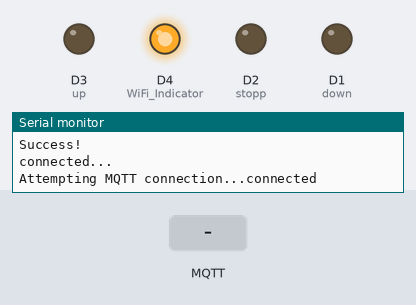
The sketch below on a simulated ESP8266 (Wemos D1 mini). Parts: output pins drawn as LEDs (lit = HIGH), the last lines printed to the serial monitor. Dashed ring = blinking. The test bench sets the inputs (shaded band). WiFi joins after 1.5 s; servers stay silent unless stated; no MQTT or app messages arrive unless stated.

Above: at 2.7 s.
2.8 s: MQTT message "u" arrives on the first subscribed topic
At 3.4 s:
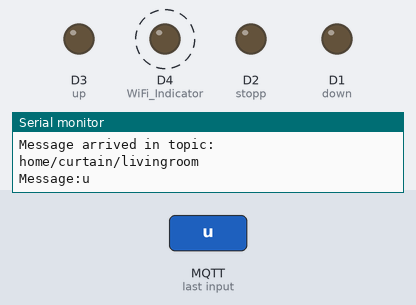
5.8 s: MQTT message "s" arrives on the first subscribed topic
At 5.91 s:
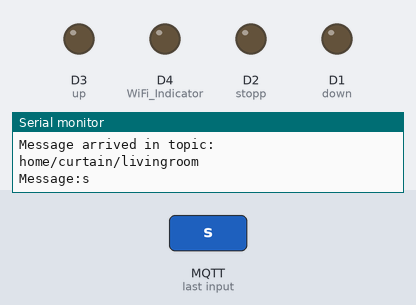
8.8 s: MQTT message "d" arrives on the first subscribed topic
At 10.0 s:
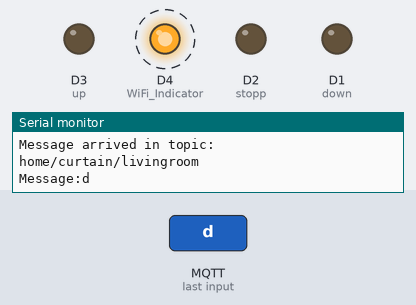
11.8 s: MQTT message "u" arrives on the first subscribed topic
At 11.91 s:
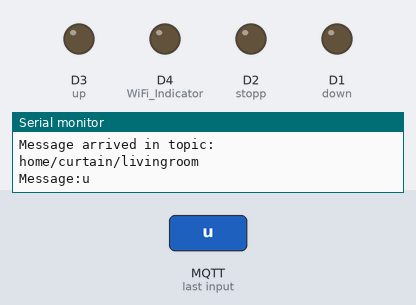
14.8 s: MQTT message "s" arrives on the first subscribed topic
At 15.9 s:
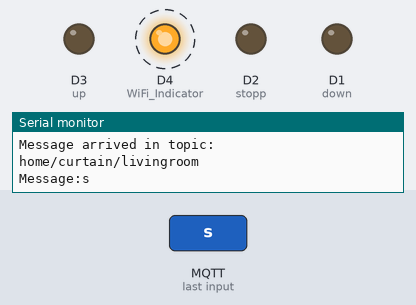
17.8 s: MQTT message "d" arrives on the first subscribed topic
At 17.91 s:
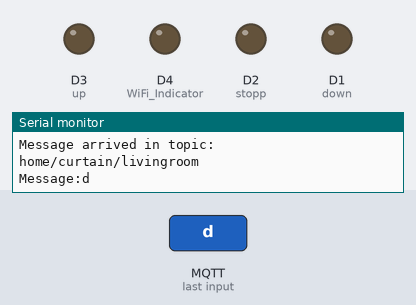
Timing chart, 0 to 21.8 s (numbered marks = the images above; inputs shaded):
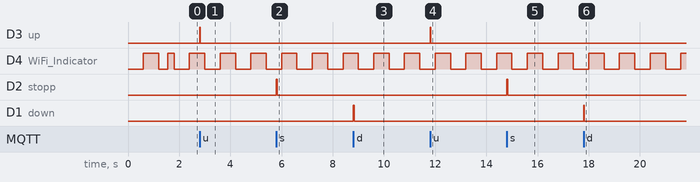

Measured:
- after the input at 2.8 s, D3 (up): LOW → HIGH at once, → LOW 0.03 s later
- after the input at 5.8 s, D2 (stopp): LOW → HIGH at once, → LOW 0.03 s later
- after the input at 8.8 s, D1 (down): LOW → HIGH at once, → LOW 0.03 s later
- after the input at 11.8 s, D3 (up): LOW → HIGH at once, → LOW 0.03 s later
- after the input at 14.8 s, D2 (stopp): LOW → HIGH at once, → LOW 0.03 s later
- after the input at 17.8 s, D1 (down): LOW → HIGH at once, → LOW 0.03 s later
- by itself, D4 (WiFi_Indicator): alternates HIGH for 0.60 s and LOW for 0.60 s

The sketch:

esp8266_somfy_control.ino
```cpp
#include <ESP8266WiFi.h>
#include <PubSubClient.h>
#include <WiFiManager.h>
#include <Ticker.h>

const char *MQTT_SERVER = "xxx.xxx.xxx.xxx";
const char *MQTT_TOPIC_CURTAIN = "home/curtain/state";
const char *MQTT_STATUS_CURTAIN = "home/curtain/status";
const char *CURTAIN = "home/curtain/livingroom";

const char *MQTT_CLIENT_ID = "esp8266-somfy";
const char *MQTT_USERNAME = "";
const char *MQTT_PASSWORD = "";

char const* state_shutter;

WiFiClient espClient;
PubSubClient client(espClient);
Ticker ticker;

// Pin Setup
#define up D3
#define stopp D2
#define down D1

void tick()
{
  //toggle state
  digitalWrite(2, !digitalRead(2)); // set pin GPIO2 Led Wemos On-board
}

void configModeCallback(WiFiManager *myWiFiManager)
{
  Serial.println("Entered config mode");
  Serial.println(WiFi.softAPIP());
  //if you used auto generated SSID, print it
  Serial.println(myWiFiManager->getConfigPortalSSID());
  //entered config mode, make led toggle faster
  ticker.attach(0.2, tick);
}

void setup_wifi()
{
  WiFi.mode(WIFI_STA);
  pinMode(2, OUTPUT);
  ticker.attach(0.6, tick);

  WiFiManager wm;
  wm.setAPCallback(configModeCallback);

  bool res;
  res = wm.autoConnect("somfy_esp_WiFi");
  Serial.println(res  ? "Success!" : "Failed!");
  wm.debugSoftAPConfig();

  if (!res)
  {
    Serial.println("failed to connect");
    wm.resetSettings();
    ESP.restart();
    delay(1000);
  }

  Serial.println("connected...");
//  ticker.detach();
}

void callback(char *topic, byte *message, unsigned int length)
{ Serial.print("Message arrived in topic: ");
  Serial.println(topic);
  Serial.print("Message:");
  String messageTemp;

  for (int i = 0; i < length; i++)
  {
    Serial.print((char)message[i]);
    Serial.println();
    if ((char)message[i] != '"')
      messageTemp += (char)message[i];
  }

  if (String(topic) == CURTAIN)
  {
    // up cutrain
    if (messageTemp == "u") {
      digitalWrite(up, HIGH);
      delay(30);
      digitalWrite(up, LOW);
      state_shutter = "open";
    }
    // stop curtain
    else if (messageTemp == "s") {
      digitalWrite(stopp, HIGH);
      delay(30);
      digitalWrite(stopp, LOW);
      state_shutter = "stop";
    }
    // down curtain
    else if (messageTemp == "d") {
      digitalWrite(down, HIGH);
      delay(30);
      digitalWrite(down, LOW);
      state_shutter = "closed";
    }
    client.publish(MQTT_TOPIC_CURTAIN, state_shutter, true);
  }
}

void reconnect()
{
  // Loop until we're reconnected
  while (!client.connected())
  {
    Serial.print("Attempting MQTT connection...");
    // Attempt to connect
    if (client.connect(MQTT_CLIENT_ID, MQTT_USERNAME, MQTT_PASSWORD, MQTT_STATUS_CURTAIN, 1, 1, "Offline"))
    {
      Serial.println("connected");
      //subscribe
      client.subscribe(CURTAIN);
      client.publish(MQTT_STATUS_CURTAIN, "Online", true);
      digitalWrite(2, HIGH);
    }
    else
    {
      Serial.print("failed, rc=");
      Serial.print(client.state());
      Serial.println(" try again in 5 seconds");
      // Wait 5 seconds before retrying
      delay(5000);
    }
  }
}

void setup()
{
  // Serial port for debugging purposes
  Serial.begin(115200);
  setup_wifi();

  // MQTT Server Setup
  client.setServer(MQTT_SERVER, 1883);
  client.setCallback(callback);

  pinMode(2, OUTPUT); //WiFi Indicator
  pinMode(up, OUTPUT);
  pinMode(stopp, OUTPUT);
  pinMode(down, OUTPUT);

  digitalWrite(up, LOW);
  digitalWrite(stopp, LOW);
  digitalWrite(down, LOW);

}

void loop()
{
  if (!client.connected())
  {
    reconnect();
  }
  client.loop();
}
```
